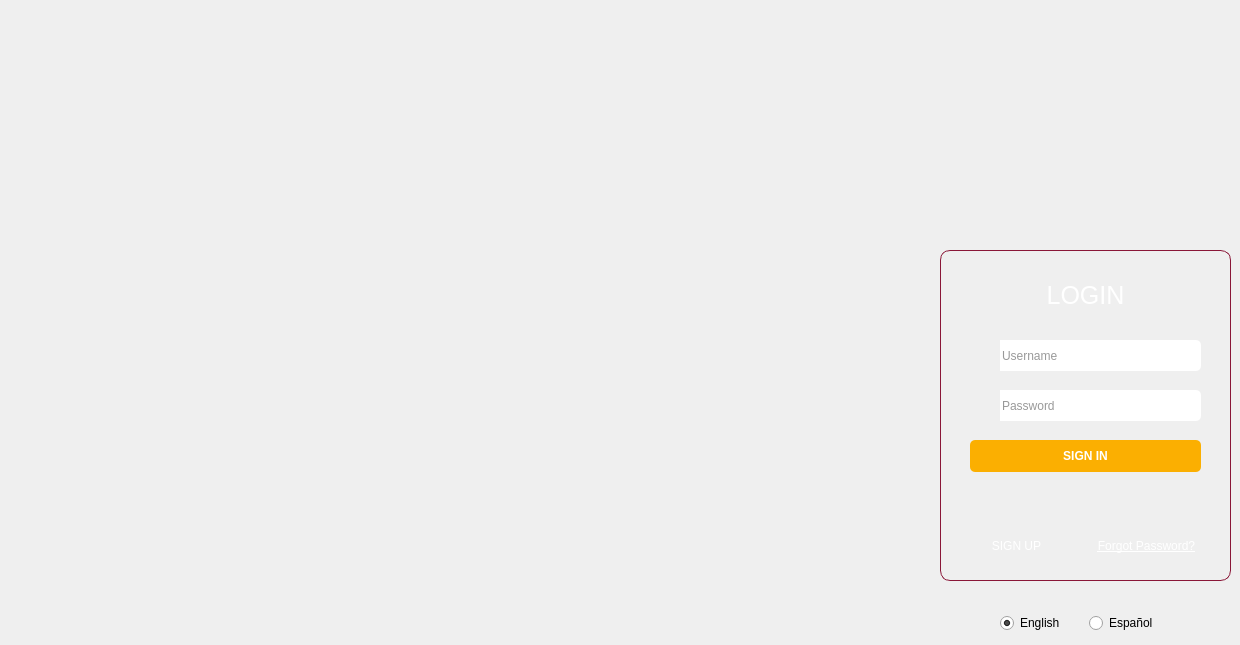
    <widget class="QWidget" name="loginScreen">
     <property name="styleSheet">
      <string notr="true">background:url(:/images/background.jpg);
background-position:center;
background-repeat: no-repeat;</string>
     </property>
     <widget class="QFrame" name="loginBox">
      <property name="geometry">
       <rect>
        <x>940</x>
        <y>250</y>
        <width>291</width>
        <height>331</height>
       </rect>
      </property>
      <property name="mouseTracking">
       <bool>true</bool>
      </property>
      <property name="styleSheet">
       <string notr="true">border: 1px solid #8a1738;
border-radius:10px;</string>
      </property>
      <property name="frameShape">
       <enum>QFrame::StyledPanel</enum>
      </property>
      <property name="frameShadow">
       <enum>QFrame::Raised</enum>
      </property>
      <widget class="QLineEdit" name="usernameInput">
       <property name="geometry">
        <rect>
         <x>60</x>
         <y>90</y>
         <width>201</width>
         <height>31</height>
        </rect>
       </property>
       <property name="mouseTracking">
        <bool>false</bool>
       </property>
       <property name="styleSheet">
        <string notr="true">background:#fff;
color: #333;
border:0px; 
border-top-right-radius:5px;
border-bottom-right-radius:5px;
border-top-left-radius:0px;
border-bottom-left-radius:0px;</string>
       </property>
       <property name="placeholderText">
        <string>Username</string>
       </property>
      </widget>
      <widget class="QLineEdit" name="passwordInput">
       <property name="geometry">
        <rect>
         <x>60</x>
         <y>140</y>
         <width>181</width>
         <height>31</height>
        </rect>
       </property>
       <property name="styleSheet">
        <string notr="true">background:#fff;
color: #333;
border:0px; 
border-top-right-radius:0px;
border-bottom-right-radius:0px;
border-top-left-radius:0px;
border-bottom-left-radius:0px;</string>
       </property>
       <property name="echoMode">
        <enum>QLineEdit::Password</enum>
       </property>
       <property name="placeholderText">
        <string>Password</string>
       </property>
      </widget>
      <widget class="QPushButton" name="signInButton">
       <property name="geometry">
        <rect>
         <x>30</x>
         <y>190</y>
         <width>231</width>
         <height>32</height>
        </rect>
       </property>
       <property name="font">
        <font>
         <pointsize>9</pointsize>
         <weight>75</weight>
         <bold>true</bold>
        </font>
       </property>
       <property name="layoutDirection">
        <enum>Qt::LeftToRight</enum>
       </property>
       <property name="styleSheet">
        <string notr="true">background:#fbaf01;
color: #ffffff;
border:0;
height:30px;
border-radius:5px;</string>
       </property>
       <property name="text">
        <string>SIGN IN</string>
       </property>
       <property name="icon">
        <iconset resource="images.qrc">
         <normaloff>:/icons White/Icons/White/Single Arrow RIGHT.png</normaloff>:/icons White/Icons/White/Single Arrow RIGHT.png</iconset>
       </property>
      </widget>
      <widget class="QPushButton" name="signUpButton">
       <property name="geometry">
        <rect>
         <x>20</x>
         <y>280</y>
         <width>113</width>
         <height>32</height>
        </rect>
       </property>
       <property name="styleSheet">
        <string notr="true">border:0px; color:#fff;</string>
       </property>
       <property name="text">
        <string>SIGN UP</string>
       </property>
       <property name="icon">
        <iconset resource="images.qrc">
         <normaloff>:/icons White/Icons/White/Add User.png</normaloff>:/icons White/Icons/White/Add User.png</iconset>
       </property>
      </widget>
      <widget class="QPushButton" name="forgotPasswordButton">
       <property name="geometry">
        <rect>
         <x>150</x>
         <y>280</y>
         <width>113</width>
         <height>32</height>
        </rect>
       </property>
       <property name="styleSheet">
        <string notr="true">border:0px;
color:#fff;
text-decoration:underline;</string>
       </property>
       <property name="text">
        <string>Forgot Password?</string>
       </property>
      </widget>
      <widget class="QLabel" name="label_4">
       <property name="geometry">
        <rect>
         <x>10</x>
         <y>30</y>
         <width>271</width>
         <height>31</height>
        </rect>
       </property>
       <property name="styleSheet">
        <string notr="true">color: #fff; font-size:25px; border:0px;background: transparent;</string>
       </property>
       <property name="text">
        <string>LOGIN</string>
       </property>
       <property name="alignment">
        <set>Qt::AlignCenter</set>
       </property>
      </widget>
      <widget class="QFrame" name="usernameIcon">
       <property name="geometry">
        <rect>
         <x>30</x>
         <y>90</y>
         <width>31</width>
         <height>31</height>
        </rect>
       </property>
       <property name="styleSheet">
        <string notr="true">background:#fff url(:/images/user.png);
border:0px;
border:0px;
border-top-left-radius:5px;
border-bottom-left-radius:5px;
border-top-right-radius:0px;
border-bottom-right-radius:0px; 
</string>
       </property>
       <property name="frameShape">
        <enum>QFrame::StyledPanel</enum>
       </property>
       <property name="frameShadow">
        <enum>QFrame::Raised</enum>
       </property>
      </widget>
      <widget class="QFrame" name="passwordIcon">
       <property name="geometry">
        <rect>
         <x>30</x>
         <y>140</y>
         <width>31</width>
         <height>31</height>
        </rect>
       </property>
       <property name="styleSheet">
        <string notr="true">background:#fff url(:/images/lock.png);
border:0px;
border-radius:0px;
border-top-left-radius:5px;
border-bottom-left-radius:5px;
border-top-right-radius:0px;
border-bottom-right-radius:0px;</string>
       </property>
       <property name="frameShape">
        <enum>QFrame::StyledPanel</enum>
       </property>
       <property name="frameShadow">
        <enum>QFrame::Raised</enum>
       </property>
      </widget>
      <widget class="QLabel" name="loginErrorLabel">
       <property name="geometry">
        <rect>
         <x>40</x>
         <y>240</y>
         <width>211</width>
         <height>21</height>
        </rect>
       </property>
       <property name="styleSheet">
        <string notr="true">border:0px;
color:#b50009;
text-align:center;
background: transparent;</string>
       </property>
       <property name="text">
        <string/>
       </property>
       <property name="alignment">
        <set>Qt::AlignCenter</set>
       </property>
      </widget>
      <widget class="QPushButton" name="passwordShowButton">
       <property name="geometry">
        <rect>
         <x>240</x>
         <y>140</y>
         <width>21</width>
         <height>31</height>
        </rect>
       </property>
       <property name="maximumSize">
        <size>
         <width>16777215</width>
         <height>31</height>
        </size>
       </property>
       <property name="styleSheet">
        <string notr="true">background:#fff;
border:0px; 
border-top-right-radius:5px;
border-bottom-right-radius:5px;
border-top-left-radius:0px;
border-bottom-left-radius:0px;</string>
       </property>
       <property name="text">
        <string/>
       </property>
       <property name="icon">
        <iconset resource="images.qrc">
         <normaloff>:/iconsGray/Icons/Gray/Eye ON.png</normaloff>:/iconsGray/Icons/Gray/Eye ON.png</iconset>
       </property>
      </widget>
     </widget>
     <widget class="QFrame" name="footerLogo">
      <property name="geometry">
       <rect>
        <x>990</x>
        <y>180</y>
        <width>191</width>
        <height>61</height>
       </rect>
      </property>
      <property name="minimumSize">
       <size>
        <width>191</width>
        <height>61</height>
       </size>
      </property>
      <property name="maximumSize">
       <size>
        <width>191</width>
        <height>61</height>
       </size>
      </property>
      <property name="styleSheet">
       <string notr="true">background:url(:/images/sideBarLogo.png);
background-position:center;
background-repeat: no-repeat;
border: 0px;</string>
      </property>
      <property name="frameShape">
       <enum>QFrame::StyledPanel</enum>
      </property>
      <property name="frameShadow">
       <enum>QFrame::Raised</enum>
      </property>
     </widget>
     <widget class="QFrame" name="frame_2">
      <property name="geometry">
       <rect>
        <x>240</x>
        <y>260</y>
        <width>462</width>
        <height>281</height>
       </rect>
      </property>
      <property name="minimumSize">
       <size>
        <width>462</width>
        <height>0</height>
       </size>
      </property>
      <property name="styleSheet">
       <string notr="true">background-image: url(:/images/SGS LOGO.png);
border:0px;</string>
      </property>
      <property name="frameShape">
       <enum>QFrame::StyledPanel</enum>
      </property>
      <property name="frameShadow">
       <enum>QFrame::Raised</enum>
      </property>
     </widget>
     <widget class="QWidget" name="layoutWidget_2">
      <property name="geometry">
       <rect>
        <x>1000</x>
        <y>610</y>
        <width>171</width>
        <height>26</height>
       </rect>
      </property>
      <layout class="QHBoxLayout" name="horizontalLayout_5">
       <item>
        <widget class="QRadioButton" name="englishTranslationRadioButton">
         <property name="text">
          <string>English</string>
         </property>
         <property name="checked">
          <bool>true</bool>
         </property>
        </widget>
       </item>
       <item>
        <widget class="QRadioButton" name="spanishTranslationRadioButton">
         <property name="text">
          <string>Español</string>
         </property>
        </widget>
       </item>
      </layout>
     </widget>
    </widget>
